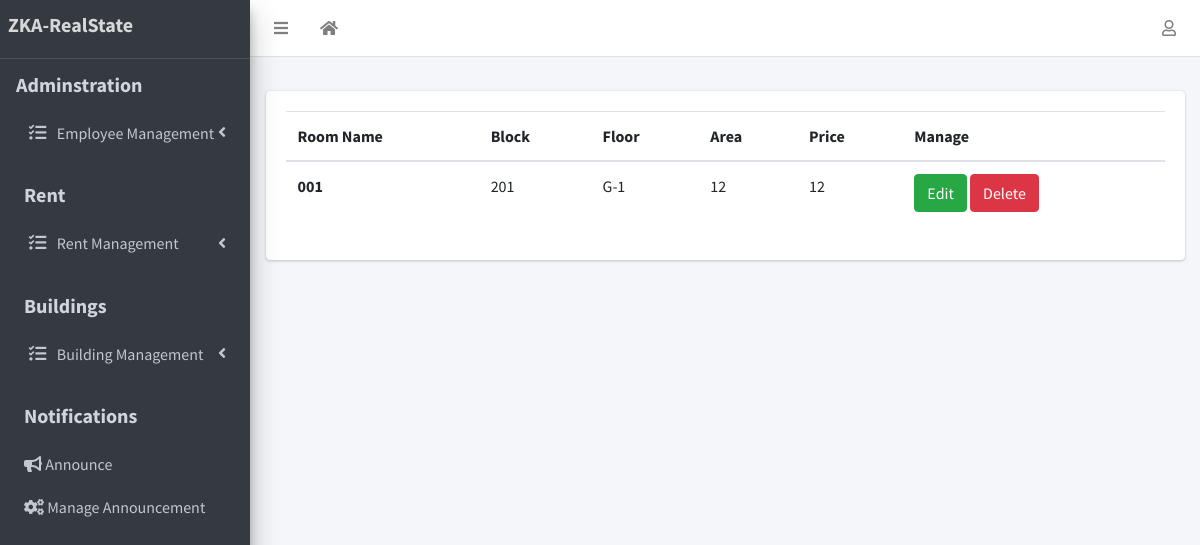
The page /viewroom/2 on the database its author committed.
### Admin/models.py (models this page shows, shortened)
class Room(models.Model):
    Room_name=models.CharField(max_length=200)
    Block=models.ForeignKey(Block,on_delete=models.CASCADE)
    Floor=models.CharField(max_length=200)
    Area=models.CharField(max_length=100)
    Price=models.CharField(max_length=100)

class Block(models.Model):
    Block_name=models.CharField(max_length=200)
    Block_Location=models.ForeignKey(Block_Location, on_delete=models.CASCADE)
    def __str__(self):
        return self.Block_name

### Admin/views.py (the view)
# urls.py: path("viewroom/<int:pk>", views.view_room, name="viewroom"),
def view_room(request,pk):
    result=Room.objects.filter(Block_id=pk)
    return render(request,"Admin/viewroom.html",{"result":result})

### templates/Admin/viewroom.html (shortened to what this page needs)
{% extends 'Admin/base.html' %}
    {% block content%}
    <table class="table table-hover">
       <thead>
           <tr>
               <th scope="col">Room Name</th>
               <th scope="col">Block</th>
               <th scope="col">Floor</th>
               <th scope="col">Area</th>
               <th scope="col">Price</th>
               <th scope="col">Manage</th>
           </tr>
       </thead>
       <tbody>
           {% for result in result %}
       <tr>
           <th scope="row"> {{result.Room_name}}</th>
           <td>{{result.Block}}</td>
           <td>{{result.Floor}}</td>
          <td>{{result.Area}}</td>
          <td>{{result.Price}}</td>
           <td>
               <a class="btn btn-success"  href="{% url 'editroom' result.id %}" role="button">Edit</a>
               <a class="btn btn-danger" href="{% url 'deleteroom' result.id %}" role="button" onclick="return confirm('Are you sure you want to delete?')">Delete</a>
           </td>
       </tr>
       {% endfor%}
   </tbody>
   </table>
    {% endblock content%}

### rows shown on the page
Room: Room_name "001", Block "201", Floor "G-1", Area "12", Price "12"

### other values the page prints
{{ Abrevation_name | default:"ZKA" }} "ZKA"
